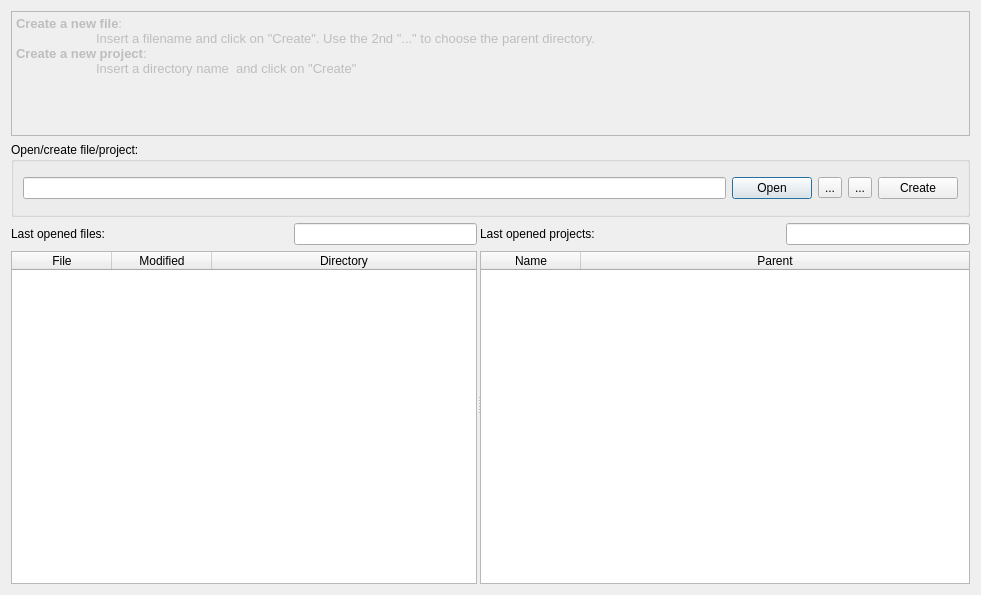
<?xml version="1.0" encoding="UTF-8"?>
<ui version="4.0">
 <class>StartView</class>
 <widget class="QWidget" name="startView">
  <property name="geometry">
   <rect>
    <x>0</x>
    <y>0</y>
    <width>981</width>
    <height>595</height>
   </rect>
  </property>
  <property name="windowTitle">
   <string>Form</string>
  </property>
  <layout class="QVBoxLayout" name="verticalLayout_3">
   <item>
    <widget class="QTextBrowser" name="textBrowser">
     <property name="enabled">
      <bool>false</bool>
     </property>
     <property name="minimumSize">
      <size>
       <width>0</width>
       <height>125</height>
      </size>
     </property>
     <property name="maximumSize">
      <size>
       <width>16777215</width>
       <height>125</height>
      </size>
     </property>
     <property name="html">
      <string>&lt;!DOCTYPE HTML PUBLIC &quot;-//W3C//DTD HTML 4.0//EN&quot; &quot;http://www.w3.org/TR/REC-html40/strict.dtd&quot;&gt;
&lt;html&gt;&lt;head&gt;&lt;meta name=&quot;qrichtext&quot; content=&quot;1&quot; /&gt;&lt;style type=&quot;text/css&quot;&gt;
p, li { white-space: pre-wrap; }
&lt;/style&gt;&lt;/head&gt;&lt;body style=&quot; font-family:'Oxygen-Sans'; font-size:10pt; font-weight:400; font-style:normal;&quot;&gt;
&lt;p style=&quot; margin-top:0px; margin-bottom:0px; margin-left:0px; margin-right:0px; -qt-block-indent:0; text-indent:0px;&quot;&gt;&lt;span style=&quot; font-weight:600;&quot;&gt;Create a new file&lt;/span&gt;:&lt;br /&gt;	Insert a filename and click on &amp;quot;Create&amp;quot;. Use the 2nd &amp;quot;...&amp;quot; to choose the parent directory.&lt;/p&gt;
&lt;p style=&quot; margin-top:0px; margin-bottom:12px; margin-left:0px; margin-right:0px; -qt-block-indent:0; text-indent:0px;&quot;&gt;&lt;span style=&quot; font-weight:600;&quot;&gt;Create a new project&lt;/span&gt;: &lt;br /&gt;	Insert a directory name  and click on &amp;quot;Create&amp;quot; &lt;/p&gt;
&lt;p style=&quot;-qt-paragraph-type:empty; margin-top:0px; margin-bottom:0px; margin-left:0px; margin-right:0px; -qt-block-indent:0; text-indent:0px;&quot;&gt;&lt;br /&gt;&lt;/p&gt;&lt;/body&gt;&lt;/html&gt;</string>
     </property>
    </widget>
   </item>
   <item>
    <widget class="QGroupBox" name="groupBox">
     <property name="maximumSize">
      <size>
       <width>16777215</width>
       <height>75</height>
      </size>
     </property>
     <property name="title">
      <string>Open/create file/project:</string>
     </property>
     <layout class="QHBoxLayout" name="horizontalLayout_4">
      <item>
       <widget class="QLineEdit" name="lineEditOpen">
        <property name="toolTip">
         <string>Name of the file/project directory to open</string>
        </property>
       </widget>
      </item>
      <item>
       <widget class="QPushButton" name="pushButtonOpen">
        <property name="toolTip">
         <string>Opens the file/project (Control-O)</string>
        </property>
        <property name="text">
         <string>Open</string>
        </property>
        <property name="shortcut">
         <string>Ctrl+O</string>
        </property>
        <property name="autoDefault">
         <bool>false</bool>
        </property>
        <property name="default">
         <bool>true</bool>
        </property>
       </widget>
      </item>
      <item>
       <widget class="QToolButton" name="toolButtonSelectFile">
        <property name="toolTip">
         <string>Selects a file wit a file open dialog box (Control-Shift-F)</string>
        </property>
        <property name="text">
         <string>...</string>
        </property>
        <property name="shortcut">
         <string>Ctrl+Shift+F</string>
        </property>
       </widget>
      </item>
      <item>
       <widget class="QToolButton" name="toolButtonSelectProject">
        <property name="toolTip">
         <string>Select a project directory with a directory open box (Control-Shift-P)</string>
        </property>
        <property name="text">
         <string>...</string>
        </property>
        <property name="shortcut">
         <string>Ctrl+Shift+P</string>
        </property>
       </widget>
      </item>
      <item>
       <widget class="QPushButton" name="pushButtonCreate">
        <property name="text">
         <string>Create</string>
        </property>
        <property name="shortcut">
         <string>Ctrl+N</string>
        </property>
       </widget>
      </item>
     </layout>
    </widget>
   </item>
   <item>
    <widget class="QSplitter" name="splitter">
     <property name="orientation">
      <enum>Qt::Horizontal</enum>
     </property>
     <property name="handleWidth">
      <number>3</number>
     </property>
     <widget class="QWidget" name="layoutWidget">
      <layout class="QVBoxLayout" name="verticalLayout">
       <item>
        <layout class="QHBoxLayout" name="horizontalLayout">
         <item>
          <widget class="QLabel" name="label">
           <property name="text">
            <string>Last opened files:</string>
           </property>
          </widget>
         </item>
         <item>
          <spacer name="horizontalSpacer">
           <property name="orientation">
            <enum>Qt::Horizontal</enum>
           </property>
           <property name="sizeHint" stdset="0">
            <size>
             <width>40</width>
             <height>20</height>
            </size>
           </property>
          </spacer>
         </item>
         <item>
          <widget class="QLineEdit" name="lineEditFilterLastFile">
           <property name="toolTip">
            <string>Filter for last opened files.
Use wildcards: '*' (any string) and '?' (any character)</string>
           </property>
          </widget>
         </item>
        </layout>
       </item>
       <item>
        <widget class="QTableWidget" name="tableWidgetFiles">
         <property name="mouseTracking">
          <bool>true</bool>
         </property>
         <property name="editTriggers">
          <set>QAbstractItemView::NoEditTriggers</set>
         </property>
         <property name="columnCount">
          <number>3</number>
         </property>
         <attribute name="horizontalHeaderMinimumSectionSize">
          <number>1</number>
         </attribute>
         <attribute name="horizontalHeaderStretchLastSection">
          <bool>true</bool>
         </attribute>
         <column>
          <property name="text">
           <string>File</string>
          </property>
         </column>
         <column>
          <property name="text">
           <string>Modified</string>
          </property>
         </column>
         <column>
          <property name="text">
           <string>Directory</string>
          </property>
         </column>
        </widget>
       </item>
       <item>
        <layout class="QHBoxLayout" name="horizontalLayout_5"/>
       </item>
      </layout>
     </widget>
     <widget class="QWidget" name="layoutWidget_2">
      <layout class="QVBoxLayout" name="verticalLayout_2">
       <item>
        <layout class="QHBoxLayout" name="horizontalLayout_2">
         <item>
          <widget class="QLabel" name="label_2">
           <property name="text">
            <string>Last opened projects:</string>
           </property>
          </widget>
         </item>
         <item>
          <spacer name="horizontalSpacer_2">
           <property name="orientation">
            <enum>Qt::Horizontal</enum>
           </property>
           <property name="sizeHint" stdset="0">
            <size>
             <width>40</width>
             <height>20</height>
            </size>
           </property>
          </spacer>
         </item>
         <item>
          <widget class="QLineEdit" name="lineEditFilterLastProjects">
           <property name="toolTip">
            <string>Filter for last opened projects.
Use wildcards: '*' (any string) and '?' (any character)</string>
           </property>
          </widget>
         </item>
        </layout>
       </item>
       <item>
        <widget class="QTableWidget" name="tableWidgetProjects">
         <property name="mouseTracking">
          <bool>true</bool>
         </property>
         <property name="columnCount">
          <number>2</number>
         </property>
         <attribute name="horizontalHeaderStretchLastSection">
          <bool>true</bool>
         </attribute>
         <attribute name="verticalHeaderStretchLastSection">
          <bool>false</bool>
         </attribute>
         <column>
          <property name="text">
           <string>Name</string>
          </property>
         </column>
         <column>
          <property name="text">
           <string>Parent</string>
          </property>
         </column>
        </widget>
       </item>
       <item>
        <layout class="QHBoxLayout" name="horizontalLayout_7"/>
       </item>
      </layout>
     </widget>
    </widget>
   </item>
  </layout>
 </widget>
 <resources/>
 <connections/>
</ui>
